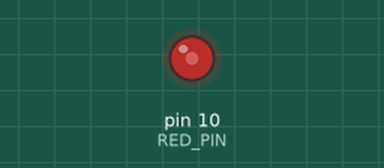
Simulated run of this sketch. Board: Arduino Uno, built with avr-gcc and run on an emulated ATmega328P. Parts: output pins drawn as LEDs (lit = HIGH).

Above: at 0.1 s.
Timing chart, 0 to 1.6 s (numbered marks = the images above):
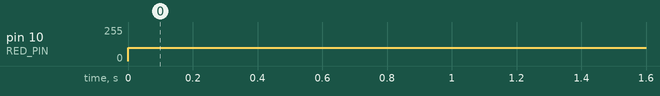

The sketch:

blink_dim.ino
```cpp
#define RED_PIN 10

int bright = 100;

void setup() {

    pinMode(RED_PIN, OUTPUT);

}

void loop() {

    analogWrite(RED_PIN, bright);

}
```

Measured:
- by itself, pin 10 (RED_PIN): 0/255 → 100/255 at 0.00 s
